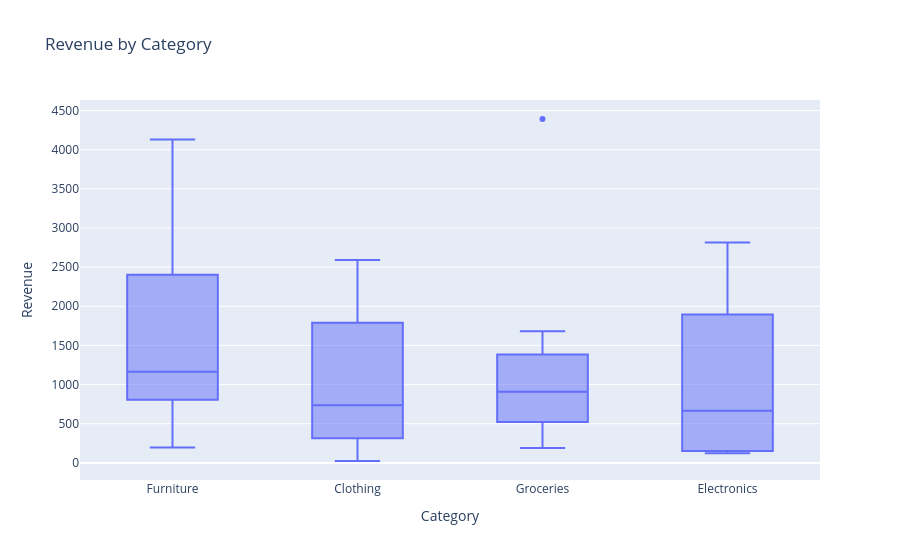

Notebook cell for this chart:
### Code cell
## boxplot
#points --> "Outlier" / "all"
fig = px.box(df,x='Category' , y='Revenue', points='outliers' , title='Revenue by Category')
fig.show()

### Figure 1 — Plotly figure (JSON) as saved in the notebook; plotly's stock layout.template omitted (floating-point values rounded to 4 significant figures)
{"data": [{"alignmentgroup": "True", "boxpoints": "outliers", "hovertemplate": "Category=%{x}<br>Revenue=%{y}<extra></extra>", "legendgroup": "", "marker": {"color": "#636efa"}, "name": "", "notched": false, "offsetgroup": "", "orientation": "v", "showlegend": false, "type": "box", "x": ["Furniture", "Clothing", "Clothing", "Furniture", "Groceries", "Clothing", "Electronics", "Groceries", "Clothing", "Clothing", "Clothing", "Clothing", "Electronics", "Clothing", "Groceries", "Furniture", "Clothing", "Electronics", "Furniture", "Furniture", "Groceries", "Electronics", "Furniture", "Furniture", "Groceries", "Groceries", "Electronics", "Electronics", "Groceries", "Electronics", "Groceries", "Furniture", "Groceries", "Furniture", "Furniture", "Clothing", "Electronics", "Clothing", "Clothing", "Groceries", "Groceries", "Clothing", "Furniture", "Furniture", "Furniture", "Groceries", "Furniture", "Electronics", "Furniture", "Electronics", "Electronics", "Electronics", "Groceries", "Clothing", "Clothing", "Furniture", "Clothing", "Electronics", "Groceries", "Clothing"], "x0": " ", "xaxis": "x", "y": [388, 2496, 24, 2700, 1680, 87, 1155, 1140, 1368, 72, 678, 1710, 154, 462, 822, 672, 2590, 368, 940, 2328, 1384, 142, 945, 4131, 4392, 780, 665, 148, 522, 1716, 846, 198, 336, 3762, 960, 2035, 2410, 1376, 117, 477, 972, 795, 2226, 1335, 1816, 1278, 990, 2814, 530, 495, 2200, 123, 1467, 684, 2425, 2480, 736, 1792, 189, 379], "y0": " ", "yaxis": "y"}], "layout": {"boxmode": "group", "legend": {"tracegroupgap": 0}, "title": {"text": "Revenue by Category"}, "xaxis": {"anchor": "y", "domain": [0, 1], "title": {"text": "Category"}}, "yaxis": {"anchor": "x", "domain": [0, 1], "title": {"text": "Revenue"}}}}
